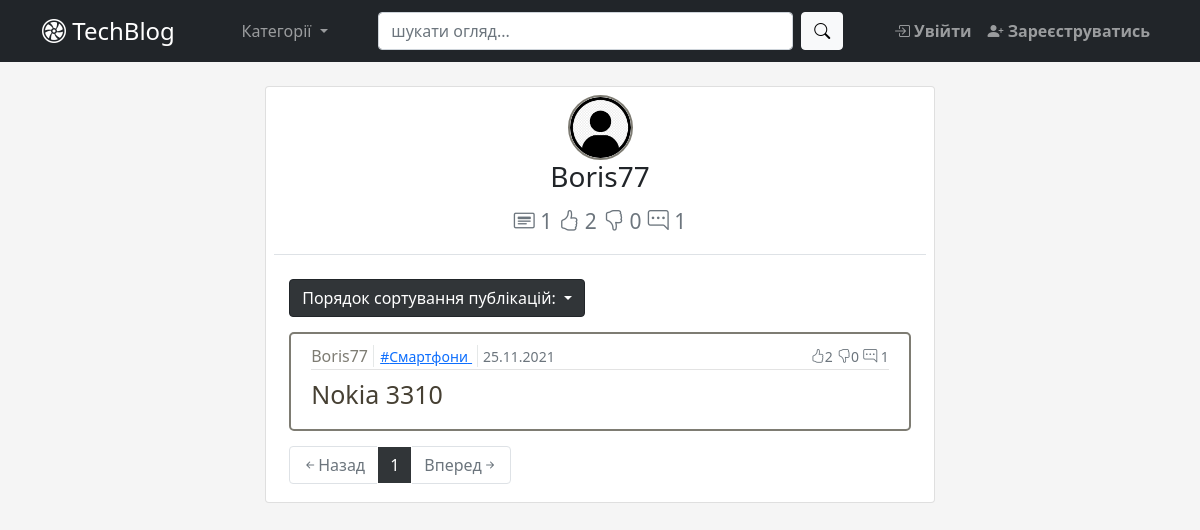
Before: /user_posts/5 with the older database file.
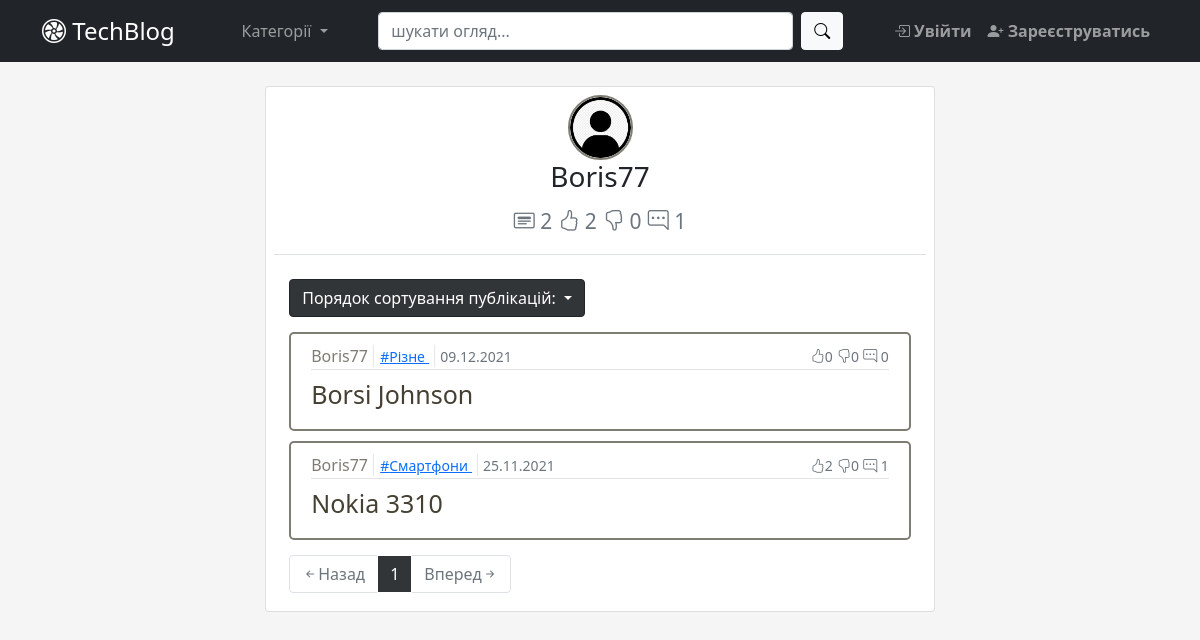
After: the same page with the newer database file.
### app/blog/models.py (models this page shows, shortened)
class Post(db.Model):  # type: ignore
    __searchable__ = ['title']
    id = db.Column(db.Integer, primary_key=True)  # type: ignore
    category_id = db.Column(db.Integer, db.ForeignKey('category.id'),
                            nullable=False)  # type: ignore
    user_id = db.Column(db.Integer(), db.ForeignKey('user.id'))  # type: ignore
    title = db.Column(db.String(100), nullable=False)  # type: ignore
    content = db.Column(db.Text)  # type: ignore
    created_at = db.Column(db.DateTime, default=datetime.now)  # type: ignore
    comments = db.relationship('Comment', backref='post_br', lazy=True)
    likes = db.relationship('Like', backref='post_br', lazy=True)
    @hybrid_property
    def total_comments(self):
        return Comment.query.filter(Comment.post_id == self.id).count()
    @hybrid_property
    def total_likes(self):
        return Like.query.filter(
            Like.post_id == self.id,
            Like.status == True).count()
    @hybrid_property
    def total_dislikes(self):
        return Like.query.filter(
            Like.post_id == self.id,
            Like.status == False).count()

class Category(db.Model):  # type: ignore
    id = db.Column(db.Integer, primary_key=True)  # type: ignore
    name = db.Column(db.String(25), unique=True, nullable=False)
    category = db.relationship('Post', backref='category_br', lazy=True)

### app/user/models.py (models this page shows, shortened)
class User(db.Model, UserMixin):  # type: ignore
    id = db.Column(db.Integer, primary_key=True)  # type: ignore
    username = db.Column(db.String(30), unique=True, nullable=False)
    email = db.Column(db.String(50), unique=True, nullable=False)
    password = db.Column(db.String(30), nullable=False)
    picture = db.Column(db.String(20), nullable=False,
                        server_default='default.jpg')  # type: ignore
    admin = db.Column(db.Boolean, default=False)  # type: ignore
    comment = db.relationship('Comment', backref='user_br', lazy=True)
    like = db.relationship('Like', backref='user_br', lazy=True)
    posts = db.relationship('Post', backref='user_br', lazy=True)
    def get_statistic(self):
        posts = Post.query.filter_by(user_id=self.id)
        result = {
            'posts_num': posts.count(),
            'likes': 0,
            'dislikes': 0,
            'comments': 0
        }
        for post in posts:
            result['likes'] = result['likes'] + post.total_likes
            result['dislikes'] = result['dislikes'] + post.total_dislikes
            result['comments'] = result['comments'] + post.total_comments
        return result

### app/blog/views.py (the view)
@blog_bp.route('/user_posts/<int:id>')
def user_posts(id):
    user = User.query.get_or_404(id)
    posts, sort_by = handle_posts_view(Post.query.filter_by(user_id=id),
                                       request.args)
    return render_template('user_posts.html', posts=posts, sort_by=sort_by,
                           user=user)

### app/utils.py (called while the page is built)
def sort_posts(posts, sort_by):
    print('sort_posts')
    if sort_by == 'best':
        print('best')
        return posts.order_by(
            (Post.total_likes - Post.total_dislikes).desc(),
            Post.total_likes.desc()
        )
    elif sort_by == 'oldest':
        print('oldest')
        return posts.order_by(Post.created_at.asc())
    else:
        print('newest')
        return posts.order_by(Post.created_at.desc())

def handle_posts_view(posts, request_args):
    page = request_args.get('page', 1, type=int)
    sort_by = request_args.get('sort_by', 'newest', type=str)
    posts = sort_posts(posts, sort_by)
    posts = posts.paginate(page=page, per_page=5)
    return posts, sort_by

### app/blog/templates/blog/user_posts.html
{% extends "base.html" %}
{% block main %}
  {% from "_render_field.html" import render_post_item, pagination_block_id, render_sorting_menu_id  %}
  <div class="card p-2" style="margin:auto;width:60%">
    <div align="center">
      <img src="{{url_for('static',filename='profile_pictures/' + user.picture)}}" class="rounded-circle author-img" alt="author-image">
      <legend class="border-bottom mb-4"> <h3>{{user.username}}</h3>
        <p>
          <small class="text-muted"><i class="bi bi-card-heading" title="Загальна кількість публікацій"></i> {{user.get_statistic()['posts_num'] }}</small>
          <small class="text-muted"><i class="bi bi-hand-thumbs-up" title="Кількість лайків"></i> {{ user.get_statistic()['likes'] }}</small>
          <small class="text-muted"><i class="bi bi-hand-thumbs-down" title="Кількість дизлайків"></i> {{ user.get_statistic()['dislikes'] }}</small>
          <small class="text-muted"><i class="bi bi-chat-right-dots" title="Кількість коментарів"></i> {{ user.get_statistic()['comments'] }}</small>
        </p>
      </legend>
    </div>
     {{ render_sorting_menu_id(posts.items[0].user_br.id) }}
        {% for post in posts.items %}
           {{ render_post_item(post) }}
        {% endfor %}
      {{ pagination_block_id(posts.items[0].user_br.id, posts, sort_by) }}
  </div>
{% endblock main %}

### app/templates/_render_field.html (shortened to what this page needs)
{% macro render_post_item(post) %}
    <article class="media article-section media-block">
    <div class="media-body">
      <div class="article-metadata">
        <a class="author-name separator" href="{{url_for('blog_bp_in.user_posts', id=post.user_br.id)}}">{{ post.user_br.username }}</a>
        <a class="separator" href="{{url_for('blog_bp_in.posts_by_category', id=post.category_br.id)}}">
          <small class="link-primary">#{{ post.category_br.name }}</small>
        </a>
        <small class="text-muted">{{ post.created_at.strftime('%d.%m.%Y') }}</small>
        <div class="align-right">
          <small class="text-muted"><i class="bi bi-hand-thumbs-up"></i>{{post.total_likes}}</small>
          <small class="text-muted"><i class="bi bi-hand-thumbs-down"></i>{{post.total_dislikes}}</small>
          <small class="text-muted"><i class="bi bi-chat-right-dots"></i> {{post.total_comments}}</small>
        </div>
      </div>
      <h2><a class="article-title" href="{{url_for('blog_bp_in.post_view', post_id=post.id)}}">{{ post.title }}</a></h2>
    </div>
  </article>
{% endmacro %}
{% macro render_sorting_menu_id(id) %}
  <div class="dropdown block-margin">
    <button class="btn btn-dark dropdown-toggle" type="button" data-bs-toggle="dropdown" aria-expanded="false">
      Порядок сортування публікацій:
    </button>
  </div>
{% endmacro %}
{% macro pagination_block_id(id, posts, sort_by) %}
  <ul class="pagination">
     {% if posts.has_prev %}
        <li class="page-item" aria-current="page"><a class="page-link" href="{{ url_for(request.url_rule.endpoint, id=id, sort_by=sort_by, page=posts.page-1) }}"><i class="bi bi-arrow-left-short"></i>Назад</a></li>
     {% else %}
        <li class="page-item disabled" aria-current="page"><a class="page-link"><i class="bi bi-arrow-left-short"></i>Назад</a></li>
     {% endif %}
     {% for page_num in posts.iter_pages(left_edge=1, right_edge=1, left_current=2, right_current=3) %}
        {% if page_num %}
          {% if posts.page == page_num %}
              <li class="page-item active" aria-current="page"><a class="page-link" href="{{ url_for(request.url_rule.endpoint, id=id, sort_by=sort_by, page=page_num) }}">{{ page_num }}</a></li>
          {% else %}
              <li class="page-item"><a class="page-link" href="{{ url_for(request.url_rule.endpoint, id=id, sort_by=sort_by, page=page_num) }}">{{ page_num }}</a></li>
          {% endif %}
        {% else %}
           <li class="page-item disabled"> <a class="page-link"> ... </a></li>
        {% endif %}
     {% endfor %}
     {% if posts.has_next %}
        <li class="page-item" aria-current="page"><a class="page-link" href="{{ url_for(request.url_rule.endpoint, id=id, sort_by=sort_by, page=posts.page+1) }}">Вперед<i class="bi bi-arrow-right-short"></i></a></li>
     {% else %}
        <li class="page-item disabled" aria-current="page"><a class="page-link">Вперед<i class="bi bi-arrow-right-short"></i></a></li>
     {% endif %}
  </ul>
{% endmacro %}

Changed rows visible on the page:
added Post: user_br.username "Boris77", category_br.name "Різне", created_at "09.12.2021", total_likes "0", total_dislikes "0", total_comments "0", title "Borsi Johnson"
Other visible differences:
{{ user.get_statistic()['posts_num'] }}: "1" → "2"
